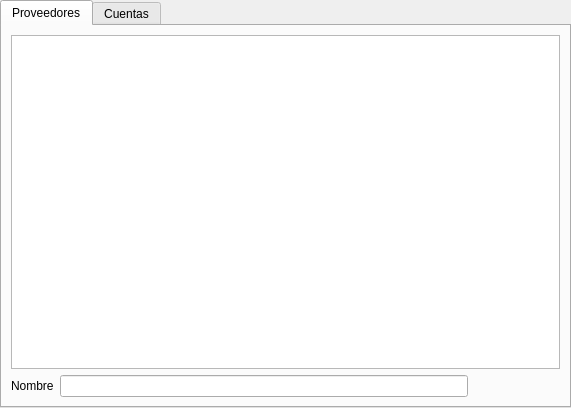
<?xml version="1.0" encoding="UTF-8"?>
<ui version="4.0">
 <class>ui_opciones_proveedor</class>
 <widget class="QWidget" name="ui_opciones_proveedor">
  <property name="geometry">
   <rect>
    <x>0</x>
    <y>0</y>
    <width>571</width>
    <height>408</height>
   </rect>
  </property>
  <property name="minimumSize">
   <size>
    <width>571</width>
    <height>408</height>
   </size>
  </property>
  <property name="maximumSize">
   <size>
    <width>571</width>
    <height>408</height>
   </size>
  </property>
  <property name="windowTitle">
   <string>Form</string>
  </property>
  <layout class="QGridLayout" name="gridLayout_2">
   <property name="margin">
    <number>0</number>
   </property>
   <property name="spacing">
    <number>0</number>
   </property>
   <item row="0" column="0">
    <widget class="QTabWidget" name="tabWidget">
     <property name="currentIndex">
      <number>0</number>
     </property>
     <widget class="QWidget" name="tab">
      <attribute name="title">
       <string>Proveedores</string>
      </attribute>
      <layout class="QGridLayout" name="gridLayout">
       <item row="0" column="0">
        <layout class="QVBoxLayout" name="verticalLayout">
         <item>
          <widget class="QTableView" name="tableView"/>
         </item>
         <item>
          <layout class="QHBoxLayout" name="horizontalLayout_4">
           <item>
            <layout class="QHBoxLayout" name="horizontalLayout">
             <item>
              <widget class="QLabel" name="label">
               <property name="text">
                <string>Nombre</string>
               </property>
              </widget>
             </item>
             <item>
              <widget class="QLineEdit" name="lineEdit_nombre"/>
             </item>
            </layout>
           </item>
           <item>
            <layout class="QHBoxLayout" name="horizontalLayout_3">
             <item>
              <widget class="QPushButton" name="pushButton_new">
               <property name="text">
                <string/>
               </property>
               <property name="icon">
                <iconset resource="Icons.qrc">
                 <normaloff>:/Iconos/Iconos/sq_plus.png</normaloff>:/Iconos/Iconos/sq_plus.png</iconset>
               </property>
               <property name="flat">
                <bool>true</bool>
               </property>
              </widget>
             </item>
             <item>
              <widget class="QPushButton" name="pushButton_delete">
               <property name="text">
                <string/>
               </property>
               <property name="icon">
                <iconset resource="Icons.qrc">
                 <normaloff>:/Iconos/Iconos/trash.png</normaloff>:/Iconos/Iconos/trash.png</iconset>
               </property>
               <property name="flat">
                <bool>true</bool>
               </property>
              </widget>
             </item>
            </layout>
           </item>
          </layout>
         </item>
        </layout>
       </item>
      </layout>
     </widget>
     <widget class="QWidget" name="tab_2">
      <attribute name="title">
       <string>Cuentas</string>
      </attribute>
     </widget>
    </widget>
   </item>
  </layout>
 </widget>
 <resources>
  <include location="Icons.qrc"/>
 </resources>
 <connections/>
</ui>
